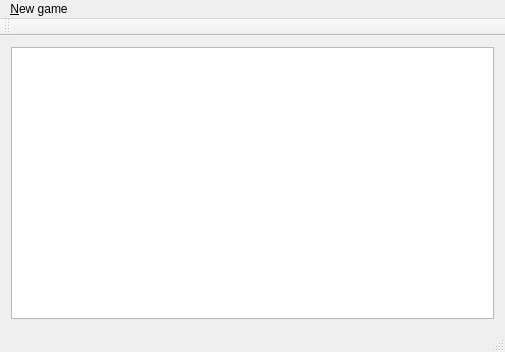
<?xml version="1.0" encoding="UTF-8"?>
<ui version="4.0">
 <class>MainWindow</class>
 <widget class="QMainWindow" name="MainWindow">
  <property name="geometry">
   <rect>
    <x>0</x>
    <y>0</y>
    <width>505</width>
    <height>352</height>
   </rect>
  </property>
  <property name="windowTitle">
   <string>Warrior of Gujoong</string>
  </property>
  <widget class="QWidget" name="centralWidget">
   <layout class="QHBoxLayout" name="horizontalLayout">
    <item>
     <widget class="QGraphicsView" name="main_view"/>
    </item>
   </layout>
  </widget>
  <widget class="QMenuBar" name="menuBar">
   <property name="geometry">
    <rect>
     <x>0</x>
     <y>0</y>
     <width>505</width>
     <height>24</height>
    </rect>
   </property>
   <widget class="QMenu" name="menu_LoadMap">
    <property name="title">
     <string>&amp;New game</string>
    </property>
    <addaction name="action_load_game"/>
   </widget>
   <addaction name="menu_LoadMap"/>
  </widget>
  <widget class="QToolBar" name="mainToolBar">
   <attribute name="toolBarArea">
    <enum>TopToolBarArea</enum>
   </attribute>
   <attribute name="toolBarBreak">
    <bool>false</bool>
   </attribute>
  </widget>
  <widget class="QStatusBar" name="statusBar"/>
  <action name="action_load_game">
   <property name="text">
    <string>&amp;Load map</string>
   </property>
  </action>
 </widget>
 <layoutdefault spacing="6" margin="11"/>
 <resources/>
 <connections/>
</ui>
